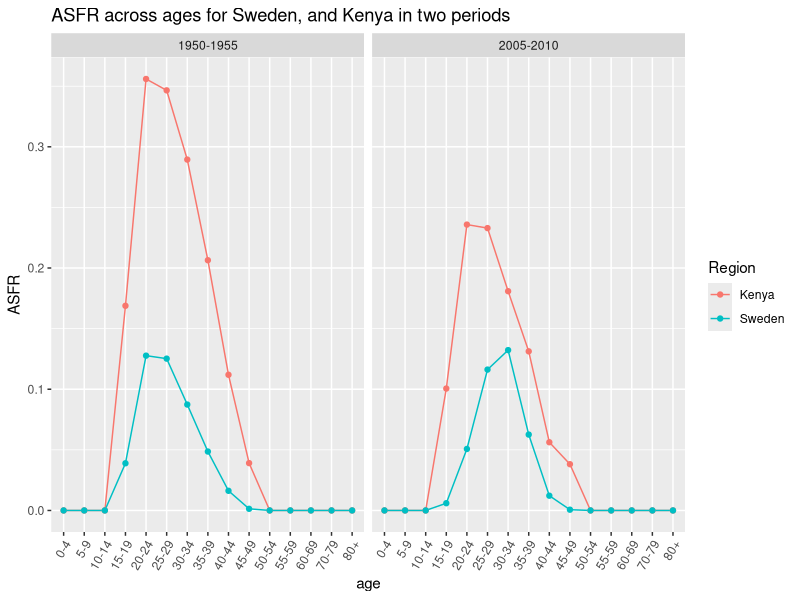
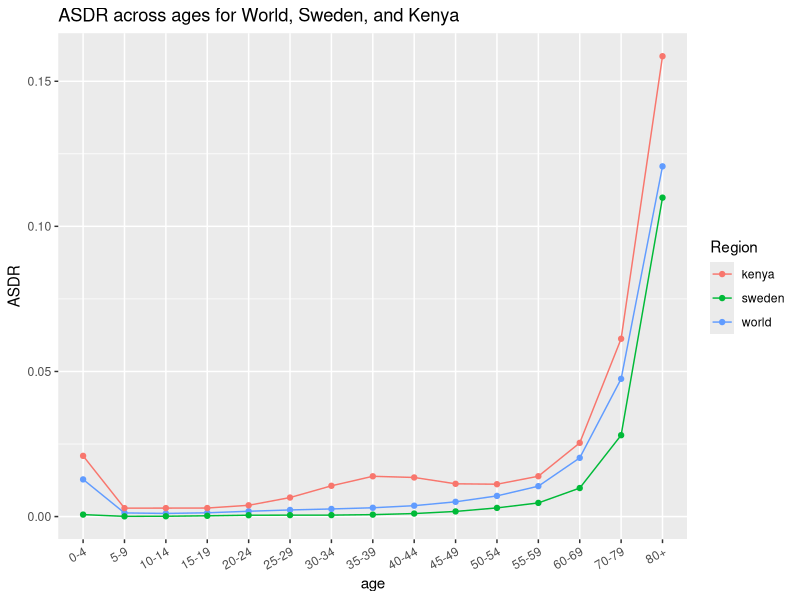

These figures' R source, in order:
## ---- chunk 1
# Load packages ----
library(tidyverse)

# Read data ----
world_data  <- readr::read_csv("./data//raw data/World.csv")
kenya_data  <- readr::read_csv("./data//raw data/Kenya.csv")
sweden_data <- readr::read_csv("./data//raw data/Sweden.csv")
## ---- chunk 2
# Create new variable py = total person years for each data set
world_data$py  <- world_data$py.men + world_data$py.women
kenya_data$py  <- kenya_data$py.men + kenya_data$py.women
sweden_data$py <- sweden_data$py.men + sweden_data$py.women
## ---- chunk 3
# Function to compute the Crude Birth Rate (CBR)
compute_cbr <- function(populationData) {
  populationData %>% 
  group_by(period) %>% 
  summarise(cbr = sum(births) / sum(py)) %>% 
  pull()
}
## ---- chunk 4
# Compute the CBR for each data set
(world_cbr  <- compute_cbr(world_data)) # CBR for world
(kenya_cbr  <- compute_cbr(kenya_data)) # CBR for Kenya
(sweden_cbr <- compute_cbr(sweden_data)) # CBR for Sweden
## ---- chunk 5
# Function to compute Age specific fertility rate (ASFR)
compute_asfr <- function(pop_data) {
    pop_data %>% 
    mutate(asfr = births / py.women)
}
## ---- chunk 6
# Compute ASFR for each data set
(world_data  <- compute_asfr(world_data)) # ASFR for world
(kenya_data  <- compute_asfr(kenya_data)) # ASFR for Kenya
(sweden_data <- compute_asfr(sweden_data)) # ASFR for Sweden
## ---- chunk 7
# Compare ASFRs for Kenya and Sweden and put them in the same df.
(ASFR_Kenya_Sweden_comparison <- data.frame(Kenya = kenya_data$asfr, 
                                            Sweden = sweden_data$asfr))

# make a graph to be able to see the differences visually
ASDR_graph <- ASFR_Kenya_Sweden_comparison %>%
  mutate(age = kenya_data$age,
         period = kenya_data$period) %>%
  pivot_longer(values_to = "ASFR", names_to = "Region", cols = 1:2)

# correct order of ages shown
ASDR_graph$age <- factor(ASDR_graph$age, 
                         levels = gtools::mixedsort(unique(ASDR_graph$age)))

ggplot(data = ASDR_graph, 
       aes(x = age, y = ASFR, group = Region, color = Region)) +
  geom_line() +
  geom_point() +
  theme(axis.text.x = element_text(angle = 60, hjust = 1))+ # change the x-ais angles
  ggtitle("ASFR across ages for Sweden, and Kenya in two periods") +
  facet_wrap(~ period) # have two graphs for separate period side-by-side

## ---- chunk 8
# Function to compute the total fertility rate (TFR)
compute_tfr <- function(population_data) {
    population_data %>% 
    group_by(period) %>% 
    summarise(tfr = 5 * sum(asfr)) %>% 
    pull()
}
## ---- chunk 9
(world_tfr  <- compute_tfr(world_data))
(kenya_tfr  <- compute_tfr(kenya_data))
(sweden_tfr <- compute_tfr(sweden_data))
## ---- chunk 10
# Compute totals of women and births in the world by period
(totals_world <- world_data %>% 
    group_by(period) %>% 
    summarise(total_women = sum(py.women),
    total_births = sum(births))
)

# Compare how much these totals have changed
(changes_totals <- totals_world[2,-1]/totals_world[1,-1])
## ---- chunk 11
# Function to compute the Crude death rate (CDR)
compute_cdr <- function(population_data) {
    population_data %>% 
    group_by(period) %>% 
    summarise(cbr = sum(deaths) / sum(py)) %>% 
    pull()
}
## ---- chunk 12
# Compute the CDR for each data set
(World_cdr  <- compute_cdr(world_data))
(Kenya_cdr  <- compute_cdr(kenya_data))
(Sweden_cdr <- compute_cdr(sweden_data))
## ---- chunk 13
# Function to compute Age specific death rate (ASDR)
compute_asdr <- function(pop_data) {
    pop_data %>% 
    mutate(asdr = deaths/py)
}
## ---- chunk 14
# Compute ASDR for each data set
world_data_asdr  <- compute_asdr(world_data)
kenya_data_asdr  <- compute_asdr(kenya_data)
sweden_data_asdr <- compute_asdr(sweden_data)

# combine all data into one df to make graph
asdr_results <- data.frame(
    "world_asdr"  = compute_asdr(world_data[world_data$period == "2005-2010",])$asdr,
    "kenya_asdr"  = compute_asdr(kenya_data[kenya_data$period =="2005-2010",])$asdr,
    "sweden_asdr" = compute_asdr(sweden_data[sweden_data$period == "2005-2010",])$asdr,
    "age" = unique(world_data$age)) %>% 
    pivot_longer(names_to = "Region",values_to = "ASDR", 1:3) %>% # long format
    mutate(Region = str_replace_all(Region, "_asdr", "")) # remove '_asdr' 

# correct order of ages shown
asdr_results$age <- factor(asdr_results$age, 
                           levels = gtools::mixedsort(unique(asdr_results$age)))

ggplot(data = asdr_results, aes(x = age, y = ASDR, group = Region, color = Region)) +
  geom_line() +
  geom_point() +
  theme(axis.text.x = element_text(angle = 30, hjust = 1))+
  ggtitle("ASDR across ages for World, Sweden, and Kenya")


## ---- chunk 15
# Function to compute population proportion by period
compute_pop_prop <- function (pop_data) {
    pop_data %>% 
    group_by(period) %>%
    mutate(pop_prop = py / sum(py)) %>%
    ungroup()
}
## ---- chunk 16
# Compute population proportion for each data set
(world_data <- compute_pop_prop(world_data))
(kenya_data <- compute_pop_prop(kenya_data))
(sweden_data <- compute_pop_prop(sweden_data))
## ---- chunk 17
# Compute Kenyas CDR Kenya had Sweden's population distribution
kenya_asdr_2005 <- kenya_data_asdr[kenya_data_asdr$period == "2005-2010",]
sweden_data_2005 <- sweden_data[sweden_data$period == "2005-2010",]

kenya_cdr_sweden <- kenya_asdr_2005 %>%
    mutate(temp_cdr = asdr * sweden_data_2005$pop_prop) %>%
    group_by(period) %>%
    summarise(cdr_re_sweden = sum(temp_cdr))
